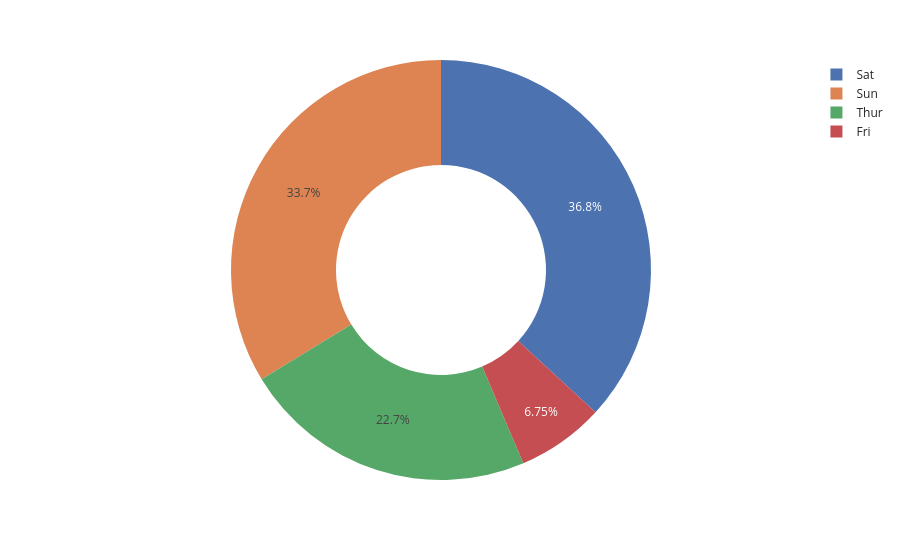

Notebook cell for this chart:
### Code cell
fig=px.pie(df, names = 'day', values='total_bill', hole=0.5,template='seaborn')
fig

### Figure 1 — Plotly figure (JSON) as saved in the notebook; plotly's stock layout.template omitted (floating-point values rounded to 4 significant figures; data arrays with more than 128 entries replaced by an {"elided": "..."} marker saying what was removed)
{"data": [{"domain": {"x": [0, 1], "y": [0, 1]}, "hole": 0.5, "hovertemplate": "day=%{label}<br>total_bill=%{value}<extra></extra>", "labels": {"elided": "244 str values"}, "legendgroup": "", "name": "", "showlegend": true, "type": "pie", "values": {"elided": "244 float values"}}], "layout": {"legend": {"tracegroupgap": 0}, "margin": {"t": 60}}}
